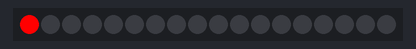
This program was run on a simulated BBC micro:bit running MicroPython. Shown: 18 RGB LEDs in strip order, left to right.

Above: at 0.05 s.
At 4.1 s:
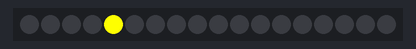
At 6.13 s:
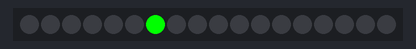
At 8.16 s:
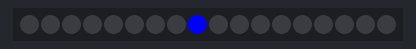
At 12.92 s:
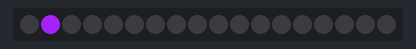
At 16.37 s:
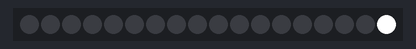

Measured:
- by itself, everything shown: repeats every 16.4 s, in 162 steps

The program:

microbit-Light_up_RGB_of_KEYES-2812-18R_module-3.py
```python
from microbit import *
import neopixel
np = neopixel.NeoPixel(pin5, 18)
while True:
    for index in range(0, 18):
        np.clear()
        np[index] = (255, 0, 0)
        np.show()
        sleep(100)
    for index1 in range(0, 18):
        np.clear()
        np[index1] = (255, 165, 0)
        np.show()
        sleep(100)
    for index2 in range(0, 18):
        np.clear()
        np[index2] = (255, 255, 0)
        np.show()
        sleep(100)
    for index3 in range(0, 18):
        np.clear()
        np[index3] = (0, 255, 0)
        np.show()
        sleep(100)
    for index4 in range(0, 18):
        np.clear()
        np[index4] = (0, 0, 255)
        np.show()
        sleep(100)
    for index5 in range(0, 18):
        np.clear()
        np[index5] = (75, 0, 130)
        np.show()
        sleep(100)
    for index6 in range(0, 18):
        np.clear()
        np[index6] = (238, 130, 238)
        np.show()
        sleep(100)
    for index7 in range(0, 18):
        np.clear()
        np[index7] = (160, 32, 240)
        np.show()
        sleep(100)
    for index8 in range(0, 18):
        np.clear()
        np[index8] = (255, 255, 255)
        np.show()
        sleep(100)
```
